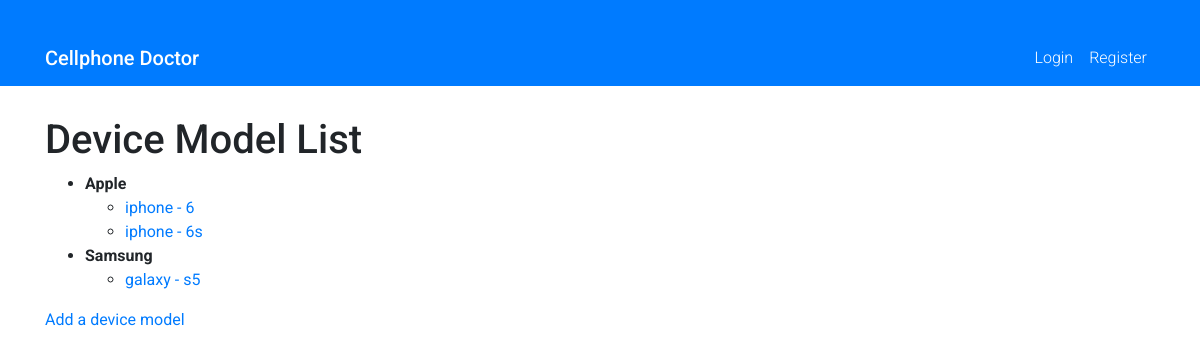
/store/devicemodels/, run on the app's committed database.
### store/models.py (models this page shows, shortened)
class Manufacturer(models.Model):
    name = models.CharField(max_length=50, unique=True)
    class Meta:
        ordering = ('id',)
        verbose_name = 'Manufacturer'
        verbose_name_plural = 'Manufacturers'

class Brand(models.Model):
    manufacturer = models.ForeignKey(Manufacturer, on_delete=models.CASCADE)
    name = models.CharField(max_length=50)
    class Meta:
        ordering = ('id',)
        verbose_name = 'Device Brand'
        verbose_name_plural = 'Device Brands'

class DeviceModel(models.Model):
    brand = models.ForeignKey(Brand, on_delete=models.CASCADE)
    model_series = models.CharField(max_length=50, default="N/A")
    name = models.CharField(max_length=50)
    class Meta:
        ordering = ('id',)
        verbose_name = 'Device Model'
        verbose_name_plural = 'Device Models'

### store/views.py (the view)
# urls.py: path('devicemodels/', views.DeviceModelListView.as_view(), name='devicemodel_list'),
class DeviceModelListView(ListView):
    model = DeviceModel
    template_name = 'store/devicemodel/devicemodel_list.html'
    def get_queryset(self):
        qs = super().get_queryset()
        qs = qs.order_by('brand__manufacturer__name', 'brand__name', 'name')
        return qs
    def get_context_data(self, **kwargs):
        context = super().get_context_data(**kwargs)
        context['grouped_devicemodels'] =\
            Manufacturer.objects.all().prefetch_related(
            Prefetch('brand_set__devicemodel_set',
                     queryset=self.get_queryset()))
        return context

### store/templates/store/devicemodel/devicemodel_list.html
{% extends 'base.html' %}
{% block content %}
  <h1>Device Model List</h1>
  <ul>
    {% for manufacturer in grouped_devicemodels %}
      <li>
        <strong>{{ manufacturer.name }}</strong>
        <ul>
          {% for brand in manufacturer.brand_set.all %}
            {% for devicemodel in brand.devicemodel_set.all %}
              <li><a href="{% url 'store:devicemodel_detail' devicemodel.pk %}">{{ brand.name }} - {{ devicemodel.name }}</a></li>
            {% endfor %}
          {% endfor %}
        </ul>
      </li>
    {% empty %}
      <li>No manufacturers found.</li>
    {% endfor %}
  </ul>
  <a href="{% url 'store:devicemodel_create' %}">Add a device model</a>
{% endblock %}

### static/css/styles.css (style rules this page uses)
body { font-family: 'Roboto', sans-serif; }

### data on the page
Manufacturer: name "Apple"
Brand: name "iphone"
DeviceModel: name "6"
DeviceModel: name "6s"
Manufacturer: name "Samsung"
Brand: name "galaxy"
DeviceModel: name "s5"
